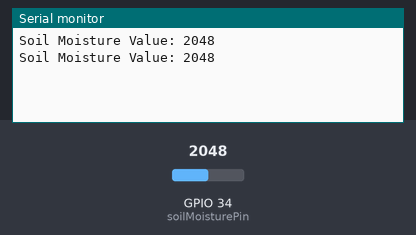
This sketch was run on a simulated ESP32. On the bench: the last lines printed to the serial monitor. Inputs (shaded band) come from the test bench; at power-on: GPIO 34 (soilMoisturePin) = 2048.

Above: at 2.2 s.
2.3 s: GPIO 34 (soilMoisturePin) set to 2866
At 3.4 s:
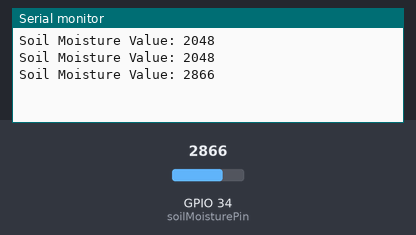
3.8 s: GPIO 34 (soilMoisturePin) set to 3603
At 4.8 s:
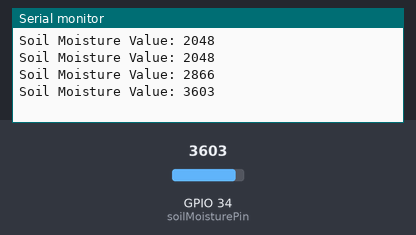
Timing chart, 0 to 6.8 s (numbered marks = the images above; inputs shaded):
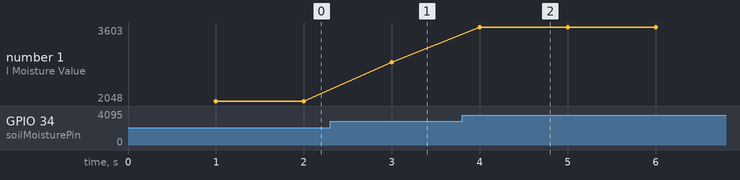

The sketch:

vermi_humidity.ino
```cpp
const int soilMoisturePin = 34;

void setup() {
  Serial.begin(115200);
  delay(1000);
}

void loop() {
  int soilMoistureValue = analogRead(soilMoisturePin);

  Serial.print("Soil Moisture Value: ");
  Serial.println(soilMoistureValue);

  delay(1000);
}
```

Measured:
- after the input at 2.3 s, the serial monitor: prints a new line after 0.70 s (image 1)
- after the input at 3.8 s, the serial monitor: prints a new line after 0.20 s (image 2)
- plotted number 1: 2048 → 2866 after the input at 2.3 s, 2866 → 3603 after the input at 3.8 s
